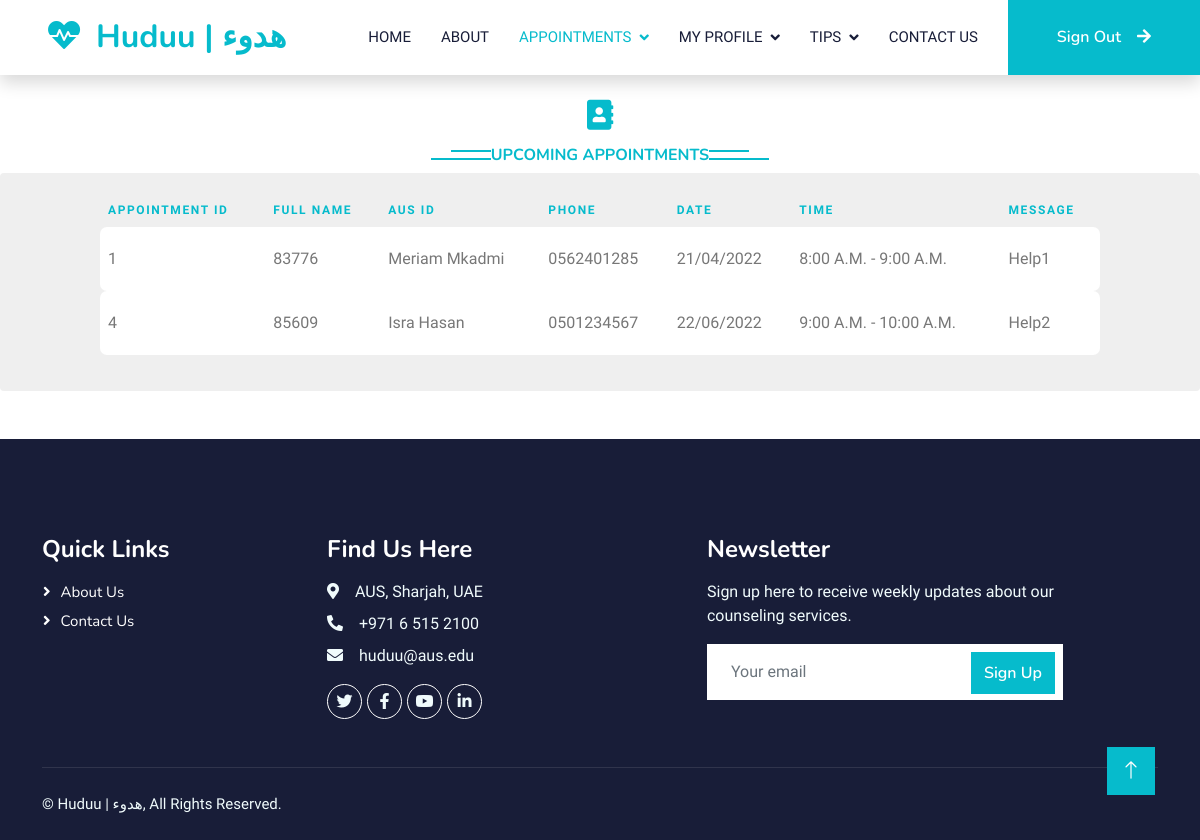
The page /viewAppointmentCounselor (signed in) on the database its author committed.
### website/models.py (models this page shows)
class Appointments(db.Model):
    id = db.Column(db.Integer, primary_key=True, unique=True, nullable=False)
    name=db.Column(db.String(150), nullable=False)
    studentID=db.Column(db.Integer, nullable=False)
    counselor=db.Column(db.Integer, nullable=False)
    date=db.Column(db.String(10), nullable=False)
    phone=db.Column(db.String(100), nullable=False)
    time=db.Column(db.String(50), nullable=False)
    message = db.Column(db.String(1000))

class User(db.Model, UserMixin):
    username = db.Column(db.String(80), unique=True, nullable=False)
    password = db.Column(db.String(80),nullable=False)
    name = db.Column(db.String(80), nullable=False)
    id = db.Column(db.Integer, primary_key=True, unique=True, nullable=False)
    email = db.Column(db.String(120), unique=True, nullable=False)
    phone = db.Column(db.Integer, unique=True, nullable=False)
    userType=db.Column(db.Boolean, nullable=False)

### website/views.py (the view)
@views.route('/viewAppointmentCounselor', methods = ['GET', 'POST'])
def appointmentCounselor():
    ap=Appointments.query.filter_by(counselor=current_user.id).all()
    namesS=[]
    for i in range(len(ap)):
        studentName=(User.query.filter_by(id=ap[i].studentID).first()).name
        namesS.append(studentName)
    return render_template('viewAppointmentCounselor.html', ap=ap, namesS=namesS)

### website/__init__.py (called while the page is built)
def create_app():
    app = Flask(__name__)
    app.config['SECRET_KEY'] = 'hjshjhdjah kjshkjdhjs'
    app.config['SQLALCHEMY_DATABASE_URI'] = f'sqlite:///{DB_NAME}'
    db.init_app(app)
    from .views import views
    from .auth import auth
    app.register_blueprint(views, url_prefix='/')
    app.register_blueprint(auth, url_prefix='/')
    from .models import User,Progress,Appointments, StudentTips
    create_database(app)
    login_manager = LoginManager()
    login_manager.login_view = 'auth.login'
    login_manager.init_app(app)
    @login_manager.user_loader
    def load_user(id):
        return User.query.get(int(id))
    return app

### website/templates/viewAppointmentCounselor.html (shortened to what this page needs)
<!DOCTYPE html>
<html lang="en">
<head>
<link
	href="https://cdnjs.cloudflare.com/ajax/libs/font-awesome/5.10.0/css/all.min.css"
	rel="stylesheet">
<link
	href="https://cdn.jsdelivr.net/npm/bootstrap-icons@1.4.1/font/bootstrap-icons.css"
	rel="stylesheet">
<link href="{{ url_for('static', filename='lib/animate/animate.min.css') }}" rel="stylesheet">
<link href="{{ url_for('static', filename='lib/owlcarousel/assets/owl.carousel.min.css') }}"
	rel="stylesheet">
<link href="{{ url_for('static', filename='css/bootstrap.min.css') }}" rel="stylesheet">
<link href="{{ url_for('static', filename='css/style.css') }}" rel="stylesheet">
</head>
<body>
	<nav
		class="navbar navbar-expand-lg bg-white navbar-light shadow sticky-top p-0">
		<a href="{{url_for('views.index')}}"
			class="navbar-brand d-flex align-items-center px-4 px-lg-5">
			<h2 class="m-0 text-primary">
				<i class="fa fa-heartbeat me-3"></i>Huduu | هدوء
			</h2>
		</a>
		<div class="collapse navbar-collapse" id="navbarCollapse">
			<div class="navbar-nav ms-auto p-4 p-lg-0">
				<a href="{{url_for('views.indexStudent')}}" class="nav-item nav-link">Home</a> <a
					href="{{url_for('views.aboutStudent')}}" class="nav-item nav-link">About</a>
				<div class="nav-item dropdown">
					<a href="#" class="nav-link active dropdown-toggle"
						data-bs-toggle="dropdown">Appointments</a>
				</div>
				<div class="nav-item dropdown">
					<a href="#" class="nav-link dropdown-toggle"
						data-bs-toggle="dropdown">My Profile</a>
				</div>
				<div class="nav-item dropdown">
					<a href="#" class="nav-link dropdown-toggle"
						data-bs-toggle="dropdown">Tips</a>
				</div>
				<a href="contactStudent" class="nav-item nav-link">Contact
					Us</a>
			</div>
			<a href="{{url_for('views.index')}}"
				class="btn btn-primary py-4 px-lg-5 d-none d-lg-block">Sign Out<i
				class="fa fa-arrow-right ms-3"></i></a>
		</div>
	</nav>
	<br>
	<div class="container">
		<div class="text-center">
			<h2 class="text-primary" style="font-size: 30px;">
				<i class="fa fa-address-book"></i>
			</h2>
			<h6 class="section-title bg-white text-center text-primary">Upcoming Appointments</h6>
		</div>
	</div>
	<div class="table-responsive custom-table-responsive"
		style="padding-left: 100px; padding-right: 100px;">
		<table class="table custom-table">
			<thead>
				<tr>
					<th scope="col" style="color: #06BBCC;">Appointment ID</th>
					<th scope="col" style="color: #06BBCC;">Full Name</th>
					<th scope="col" style="color: #06BBCC;">AUS ID</th>
					<th scope="col" style="color: #06BBCC;">Phone</th>
					<th scope="col" style="color: #06BBCC;">Date</th>
					<th scope="col" style="color: #06BBCC;">Time</th>
					<th scope="col" style="color: #06BBCC;">Message</th>
				</tr>
			</thead>
			<tbody>
				{% for item in ap %}
				<tr scope="row">
					<td>{{item.id}}</td>
					<td>{{item.studentID}}</td>
					<td>{{namesS[loop.index0]}}</td>
					<td>{{item.phone}}</td>
					<td>{{item.date}}</td>
					<td>{{item.time}}</td>
					<td>{{item.message}}</td>
				</tr>
				{%endfor%}
			</tbody>
		</table>
	</div>
	<div
		class="container-fluid bg-dark text-light footer pt-5 mt-5 wow fadeIn"
		data-wow-delay="0.1s">
		<div class="container py-5">
			<div class="row g-6">
				<div class="col-lg-3 col-md-6">
					<h4 class="text-white mb-3">Quick Links</h4>
					<a class="btn btn-link" href="">About Us</a> <a
						class="btn btn-link" href="">Contact Us</a>
				</div>
				<div class="col-lg-4 col-md-6">
					<h4 class="text-white mb-3">Find Us Here</h4>
					<p class="mb-2">
						<i class="fa fa-map-marker-alt me-3"></i>AUS, Sharjah, UAE
					</p>
					<p class="mb-2">
						<i class="fa fa-phone-alt me-3"></i>+971 6 515 2100
					</p>
					<p class="mb-2">
						<i class="fa fa-envelope me-3"></i>huduu@aus.edu
					</p>
					<div class="d-flex pt-2">
						<a class="btn btn-outline-light btn-social"
							href="https://twitter.com/AUSharjah?ref_src=twsrc%5Egoogle%7Ctwcamp%5Eserp%7Ctwgr%5Eauthor"><i
							class="fab fa-twitter"></i></a> <a
							class="btn btn-outline-light btn-social"
							href="https://www.facebook.com/ausharjah/"><i
							class="fab fa-facebook-f"></i></a> <a
							class="btn btn-outline-light btn-social"
							href="https://www.youtube.com/user/wwwausedu"><i
							class="fab fa-youtube"></i></a> <a
							class="btn btn-outline-light btn-social"
							href="https://www.linkedin.com/school/ausharjah/mycompany/verification/"><i
							class="fab fa-linkedin-in"></i></a>
					</div>
				</div>
				<div class="col-lg-4 col-md-6">
					<h4 class="text-white mb-3">Newsletter</h4>
					<p>Sign up here to receive weekly updates about our counseling
						services.</p>
					<div class="position-relative mx-auto" style="max-width: 400px;">
						<input class="form-control border-0 w-100 py-3 ps-4 pe-5"
							type="text" placeholder="Your email">
						<button type="button"
							class="btn btn-primary py-2 position-absolute top-0 end-0 mt-2 me-2">Sign
							Up</button>
					</div>
				</div>
			</div>
		</div>
		<div class="container">
			<div class="copyright">
				<div class="row">
					<div class="col-md-6 text-center text-md-start mb-3 mb-md-0">
						&copy; <a>Huduu | هدوء</a>, All Rights Reserved.
					</div>
				</div>
			</div>
		</div>
	</div>
	<a href="#" class="btn btn-lg btn-primary btn-lg-square back-to-top"><i
		class="bi bi-arrow-up"></i></a>
</body>
</html>

### website/static/css/style.css (style rules this page uses)
:root { --primary: #06BBCC; --light: #F0FBFC; --dark: #181d38; }
.back-to-top { position: fixed; display: none; right: 45px; bottom: 45px; z-index: 99; }
.btn { font-family: 'Nunito', sans-serif; font-weight: 600; transition: .5s; }
.btn.btn-primary, .btn.btn-secondary { color: #FFFFFF; }
.btn-lg-square { width: 48px; height: 48px; }
.btn-square, .btn-sm-square, .btn-lg-square { padding: 0; display: flex; align-items: center; justify-content: center; font-weight: normal; border-radius: 0px; }
.navbar .dropdown-toggle::after { border: none; content: "\f107"; font-family: "Font Awesome 5 Free"; font-weight: 900; vertical-align: middle; margin-left: 8px; }
.navbar-light .navbar-nav .nav-link { margin-right: 30px; padding: 25px 0; color: #FFFFFF; font-size: 15px; text-transform: uppercase; outline: none; }
.navbar-light .navbar-nav .nav-link:hover, .navbar-light .navbar-nav .nav-link.active { color: var(--primary); }
.navbar-light .navbar-brand, .navbar-light a.btn { height: 75px; }
.navbar-light .navbar-nav .nav-link { color: var(--dark); font-weight: 500; }
.navbar-light.sticky-top { top: -100px; transition: .5s; }
.section-title { position: relative; display: inline-block; text-transform: uppercase; }
.section-title::before { position: absolute; content: ""; width: calc(100% + 80px); height: 2px; top: 4px; left: -40px; background: var(--primary); z-index: -1; }
.section-title::after { position: absolute; content: ""; width: calc(100% + 120px); height: 2px; bottom: 5px; left: -60px; background: var(--primary); z-index: -1; }
.footer .btn.btn-social { margin-right: 5px; width: 35px; height: 35px; display: flex; align-items: center; justify-content: center; color: var(--light); font-weight: normal; border: 1px solid #FFFFFF; border-radius: 35px; transition: .3s; }
.footer .btn.btn-link { display: block; margin-bottom: 5px; padding: 0; text-align: left; color: #FFFFFF; font-size: 15px; font-weight: normal; text-transform: capitalize; transition: .3s; }
.footer .btn.btn-link::before { position: relative; content: "\f105"; font-family: "Font Awesome 5 Free"; font-weight: 900; margin-right: 10px; }
.footer .copyright { padding: 25px 0; font-size: 15px; border-top: 1px solid rgba(256, 256, 256, .1); }
.footer .copyright a { color: var(--light); }
.custom-table-responsive { background-color: #efefef; padding: 20px; border-radius: 4px; }
.custom-table { min-width: 900px; }
.custom-table thead tr, .custom-table thead th { border-top: none; border-bottom: none !important; font-size: 12px; text-transform: uppercase; letter-spacing: .1rem; }
.custom-table tbody th, .custom-table tbody td { color: #777; font-weight: 400; padding-bottom: 20px; padding-top: 20px; font-weight: 300; }
.custom-table tbody tr:not(.spacer) { border-radius: 7px; overflow: hidden; -webkit-transition: .3s all ease; -o-transition: .3s all ease; transition: .3s all ease; }
.custom-table tbody tr th, .custom-table tbody tr td { background: #fff; border: none; }
.custom-table tbody tr th:first-child, .custom-table tbody tr td:first-child { border-top-left-radius: 7px; border-bottom-left-radius: 7px; }
.custom-table tbody tr th:last-child, .custom-table tbody tr td:last-child { border-top-right-radius: 7px; border-bottom-right-radius: 7px; }

### rows shown on the page
Appointments: id "1", studentID "83776", phone "0562401285", date "21/04/2022", time "8:00 A.M. - 9:00 A.M.", message "Help1"
User: name "Meriam Mkadmi"
Appointments: id "4", studentID "85609", phone "0501234567", date "22/06/2022", time "9:00 A.M. - 10:00 A.M.", message "Help2"
User: name "Isra Hasan"
